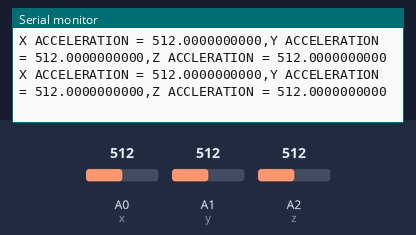
A sketch run on a simulated Arduino Uno, built with avr-gcc and run on an emulated ATmega328P. On the bench: the last lines printed to the serial monitor. The test bench sets the inputs (shaded band); at power-on: A0 (x) = 512, A1 (y) = 512, A2 (z) = 512.

Above: at 1.8 s.
1.9 s: A0 (x) set to 716
At 2.9 s:
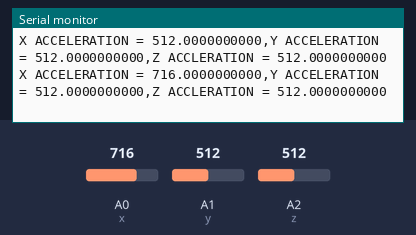
3.4 s: A1 (y) set to 716
At 4.7 s:
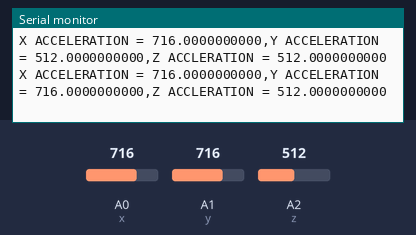
4.9 s: A2 (z) set to 716
At 5.7 s:
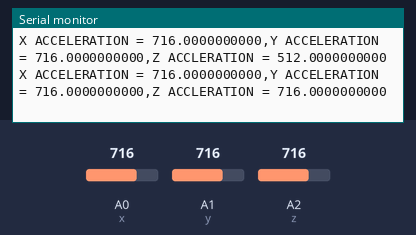
6.4 s: A0 (x) set to 900
At 7.7 s:
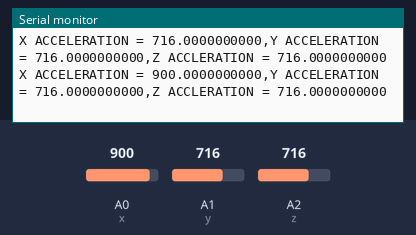
7.9 s: A1 (y) set to 900
At 9.1 s:
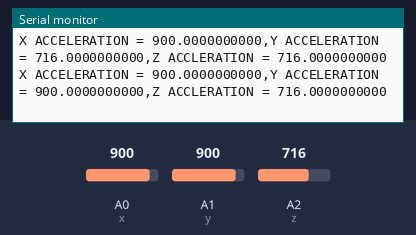
9.4 s: A2 (z) set to 900
At 9.4 s:
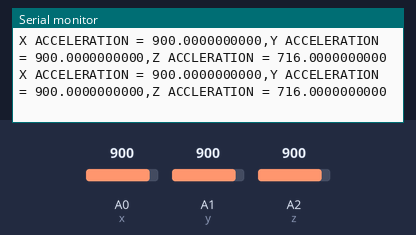
Timing chart, 0 to 11.9 s (numbered marks = the images above; inputs shaded):
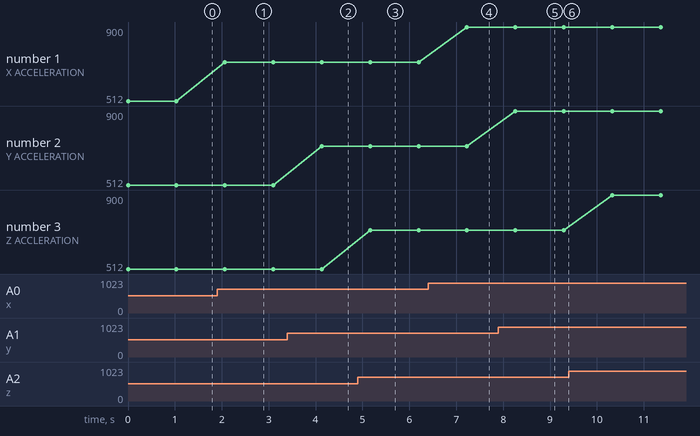

The sketch:

atharva_code_EQ.ino
```cpp
#define x A0
#define y A1
#define z A2
int xaxis;
int yaxis;
int zaxis;
// the setup routine runs once when you press reset:
void setup() {
  // initialize serial communication at 9600 bits per second:
  Serial.begin(9600);
}

// the loop routine runs over and over again forever:
void loop() {
  xaxis = analogRead(x);
  yaxis = analogRead(y);
  zaxis = analogRead(z);
  float XAcc = (xaxis)*1;
  float YAcc = (yaxis)*1;
  float ZAcc = (zaxis)*1;

  Serial.print("X ACCELERATION = ");
  Serial.print(XAcc, DEC);
  Serial.print(",");
  Serial.print("Y ACCELERATION = ");
  Serial.print(YAcc,DEC);
  Serial.print(",");
  Serial.print("Z ACCLERATION = ");
  Serial.print(ZAcc, DEC);
  Serial.println();
  delay(1000);
}
```

Measured:
- after the input at 1.9 s, the serial monitor: prints a new line after 0.17 s (image 1)
- after the input at 3.4 s, the serial monitor: prints a new line after 0.73 s (image 2)
- after the input at 4.9 s, the serial monitor: prints a new line after 0.26 s (image 3)
- after the input at 6.4 s, the serial monitor: prints a new line after 0.83 s (image 4)
- after the input at 7.9 s, the serial monitor: prints a new line after 0.36 s (image 5)
- plotted number 1: 512 → 716 after the input at 1.9 s, 716 → 900 after the input at 6.4 s
